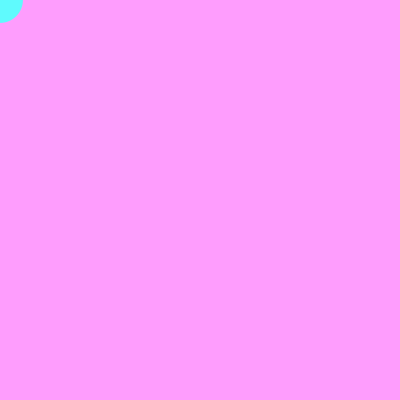
Frame 1 (no input)
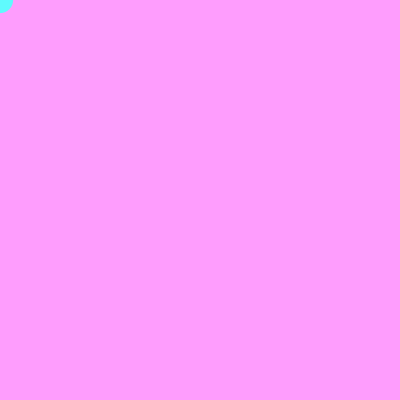
Frame 60 (the mouse pressed at the canvas centre just before this capture)
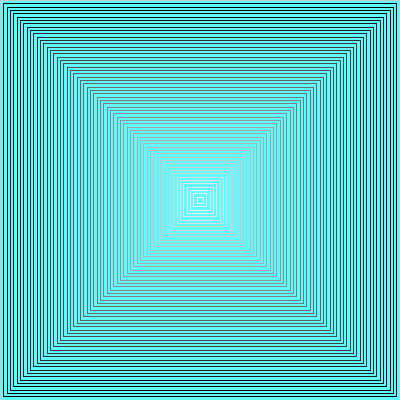
Frame 120 (the mouse held since frame 60 and released just before this capture)

The Processing sketch that drew these frames (run headless with seeded random() and noise(); from frame 60 on, the mouse is pressed at the canvas centre):

// Processing sketch: circulo_dispara
// ── circulo_dispara.pde
float diam;


void setup(){

size(400,400);
fill(255,0,0);
background(20,40,200);
noStroke();

}


void draw(){

background(254, 157, 253); 
diam = random(20,60);
desenha();

if (mousePressed){
 dispara(mouseX,mouseY); 
}

}






void desenha(){

  if (diam > 80){
    fill(255,0,0,50);
    stroke(255,200,200); 
  } 

  else {
    fill(95, 250, 253);
    noStroke();
  }


  ellipse(mouseX, mouseY, diam, diam);
  //stroke(0);
  //noFill();
  //rectMode(CENTER);
  //rect(mouseX, mouseY, diam*2, diam*2);


}



void dispara(int coordX,int coordY){

  stroke(200);
  for(int i = 0; i<60; i=i+1) {
    rectMode(CENTER);
    rect(coordX,coordY,(60-i)*width/60,(60-i)*height/60);
    stroke(map(i,0,60,0,255));  

  }

 }
